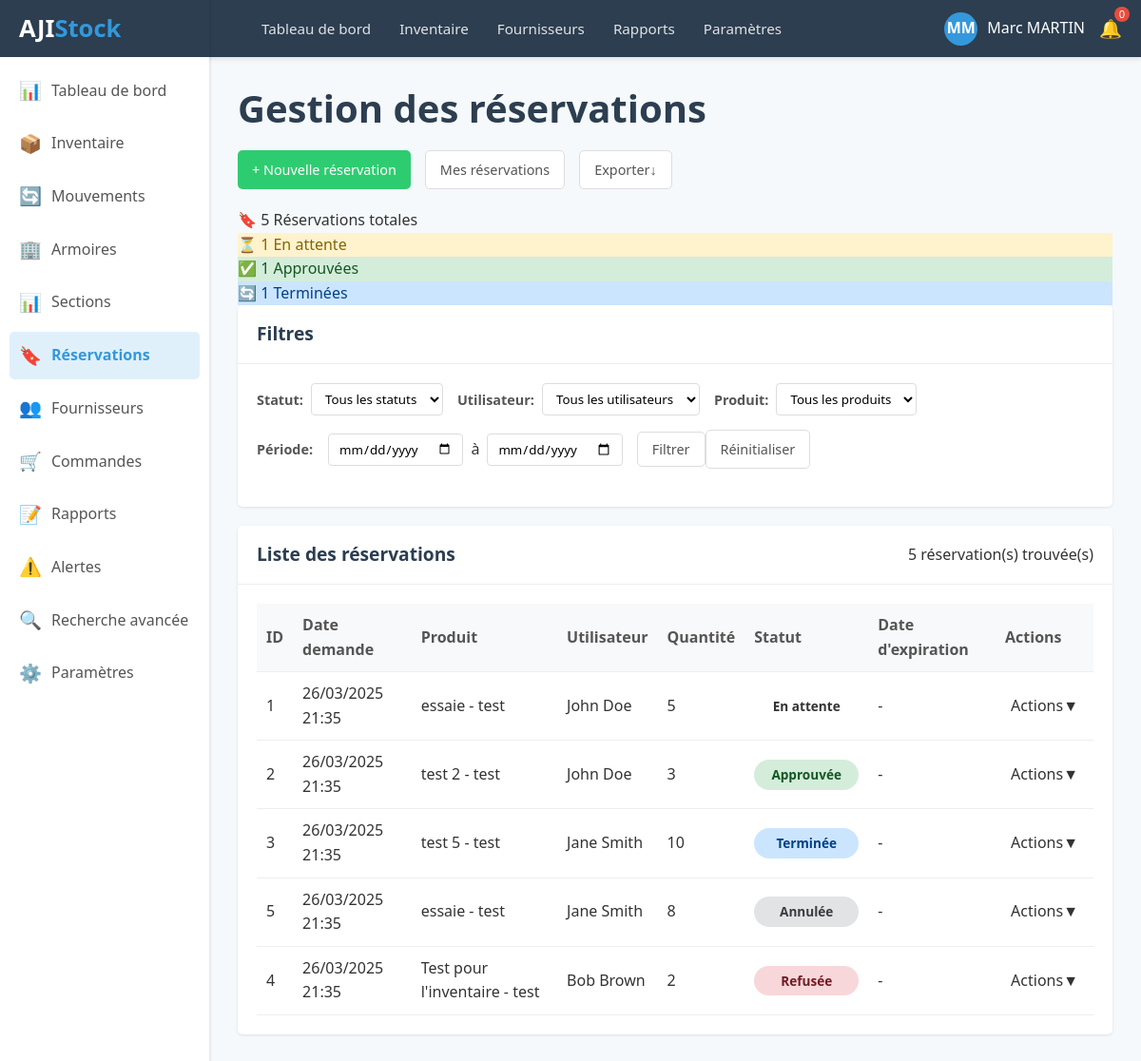
Screenshot of /templates/reservations/reservations.php with the database file from the repository.
### tables this page shows
CREATE TABLE IF NOT EXISTS `reservations` (
  `id_reservation` int(11) NOT NULL AUTO_INCREMENT,
  `id_produit` int(11) NOT NULL,
  `id_utilisateur` int(11) NOT NULL,
  `quantite` int(11) NOT NULL,
  `date_demande` datetime DEFAULT current_timestamp(),
  `date_expiration` date DEFAULT NULL,
  `statut` enum('en_attente','approuvee','refusee','annulee','terminee') NOT NULL DEFAULT 'en_attente',
  `commentaire` text DEFAULT NULL,
  `date_modification` datetime DEFAULT current_timestamp() ON UPDATE current_timestamp(),
  `motif` text DEFAULT NULL,
  PRIMARY KEY (`id_reservation`),
  KEY `id_produit` (`id_produit`),
  KEY `id_utilisateur` (`id_utilisateur`)
);

CREATE TABLE IF NOT EXISTS `produits` (
  `id_produit` int(11) NOT NULL AUTO_INCREMENT,
  `reference` varchar(50) NOT NULL,
  `nom_produit` varchar(100) NOT NULL,
  `id_categorie` int(11) DEFAULT NULL,
  `description` text DEFAULT NULL,
  `fournisseur` varchar(100) DEFAULT NULL,
  `prix_unitaire` decimal(10,2) DEFAULT NULL,
  `seuil_alerte` int(11) DEFAULT 10,
  `date_creation` datetime DEFAULT current_timestamp(),
  `date_modification` datetime DEFAULT current_timestamp() ON UPDATE current_timestamp(),
  PRIMARY KEY (`id_produit`),
  UNIQUE KEY `reference` (`reference`),
  KEY `id_categorie` (`id_categorie`)
);

### src/api/reservations-functions.php (called while the page is built, shortened)
<?php
function getReservations($link, $filtres = [], $page = 1, $par_page = 10) {
    $offset = ($page - 1) * $par_page;
    $params = [];
    $types = "";
    $where_clause = "";
    $query = "
        SELECT r.*,
               p.reference, p.nom_produit,
               CONCAT(u.prenom, ' ', u.nom) AS nom_complet
        FROM reservations r
        JOIN produits p ON r.id_produit = p.id_produit
        JOIN utilisateurs u ON r.id_utilisateur = u.id_utilisateur
        $where_clause
        ORDER BY r.date_demande DESC
        LIMIT ?, ?
    ";
    $params[] = $offset;
    $params[] = $par_page;
    $types .= "ii";
    $stmt = $link->prepare($query);
    if (!empty($params)) {
        $stmt->bind_param($types, ...$params);
    }
    $stmt->execute();
    $result = $stmt->get_result();
    $reservations = [];
    while ($row = $result->fetch_assoc()) {
        $reservations[] = $row;
    }
    return $reservations;
}
function countReservations($link, $filtres = []) {
    $conditions = [];
    $params = [];
    $types = "";
    if (!empty($filtres['statut'])) {
        $conditions[] = "statut = ?";
        $params[] = $filtres['statut'];
        $types .= "s";
    }
    $where_clause = "";
    if (!empty($conditions)) {
        $where_clause = "WHERE " . implode(" AND ", $conditions);
    }
    $query = "SELECT COUNT(*) as total FROM reservations $where_clause";
    $stmt = $link->prepare($query);
    if (!empty($params)) {
        $stmt->bind_param($types, ...$params);
    }
    $stmt->execute();
    $result = $stmt->get_result();
    $row = $result->fetch_assoc();
    return $row['total'];
}

### templates/reservations/reservations.php (the view, shortened to what this page needs)
<?php
require_once COMPONENTS_PATH . '/db_connect.php';
require_once API_PATH . '/reservations-functions.php';
$statut = isset($_GET['statut']) ? $_GET['statut'] : '';
$id_utilisateur = isset($_GET['utilisateur']) ? intval($_GET['utilisateur']) : 0;
$id_produit = isset($_GET['produit']) ? intval($_GET['produit']) : 0;
$date_debut = isset($_GET['date_debut']) ? $_GET['date_debut'] : '';
$date_fin = isset($_GET['date_fin']) ? $_GET['date_fin'] : '';
$page = isset($_GET['page']) ? intval($_GET['page']) : 1;
$par_page = 10;
$filtres = [
    'statut' => $statut,
    'id_utilisateur' => $id_utilisateur,
    'id_produit' => $id_produit,
    'date_debut' => $date_debut,
    'date_fin' => $date_fin
];
$total_reservations = countReservations($link_stockage, $filtres);
$reservations = getReservations($link_stockage, $filtres, $page, $par_page);
?>
<!DOCTYPE html>
<html lang="fr">
<head>
    <link rel="stylesheet" href="<?= HOME_BASE_URL ?>/css/index.css">
</head>
<body>
<?php include COMPONENTS_PATH. '/sidebar.php'; ?>
<?php include COMPONENTS_PATH .'/header.php'; ?>
    <div class="main-content">
        <div class="title-container">
            <h1>Gestion des réservations</h1>
        </div>
        <div class="actions-container">
            <a href="./new-reservation.php" class="btn btn-success">+ Nouvelle réservation</a>
            <a href="mes-reservations.php" class="btn btn-outline">Mes réservations</a>
            <a href="export_reservations.php" class="btn btn-outline">Exporter <span class="icon">↓</span></a>
        </div>
        <div class="inventory-badges">
            <?php
                $en_attente = countReservations($link_stockage, ['statut' => 'en_attente']);
                $approuvees = countReservations($link_stockage, ['statut' => 'approuvee']);
                $terminees = countReservations($link_stockage, ['statut' => 'terminee']);
            ?>
            <div class="inventory-badge">
                <span class="icon">🔖</span>
                <span class="number"><?php echo $total_reservations; ?></span>
                <span>Réservations totales</span>
            </div>
            <div class="inventory-badge status-en-attente">
                <span class="icon">⏳</span>
                <span class="number"><?php echo $en_attente; ?></span>
                <span>En attente</span>
            </div>
            <div class="inventory-badge status-approuvee">
                <span class="icon">✅</span>
                <span class="number"><?php echo $approuvees; ?></span>
                <span>Approuvées</span>
            </div>
            <div class="inventory-badge status-terminee">
                <span class="icon">🔄</span>
                <span class="number"><?php echo $terminees; ?></span>
                <span>Terminées</span>
            </div>
        </div>
        <div class="content-section">
            <div class="section-header">
                <h2>Filtres</h2>
            </div>
            <div class="section-body">
                <form action="reservations.php" method="get" id="filtersForm">
                    <div class="filters-container">
                        <div class="filter-group">
                            <label for="statut" class="filter-label">Statut:</label>
                            <select name="statut" id="statut" class="filter-select">
                                <option value="">Tous les statuts</option>
                            </select>
                        </div>
                        <div class="filter-group">
                            <label for="utilisateur" class="filter-label">Utilisateur:</label>
                            <select name="utilisateur" id="utilisateur" class="filter-select">
                                <option value="0">Tous les utilisateurs</option>
                            </select>
                        </div>
                        <div class="filter-group">
                            <label for="produit" class="filter-label">Produit:</label>
                            <select name="produit" id="produit" class="filter-select">
                                <option value="0">Tous les produits</option>
                            </select>
                        </div>
                        <div class="filter-group date-filter">
                            <label for="date_debut" class="filter-label">Période:</label>
                            <input type="date" id="date_debut" name="date_debut" class="filter-select" value="<?php echo $date_debut; ?>">
                            <span>à</span>
                            <input type="date" id="date_fin" name="date_fin" class="filter-select" value="<?php echo $date_fin; ?>">
                        </div>
                        <div class="filter-group">
                            <button type="submit" class="btn btn-outline">Filtrer</button>
                            <a href="reservations.php" class="btn btn-outline">Réinitialiser</a>
                        </div>
                    </div>
                </form>
            </div>
        </div>
        <div class="content-section">
            <div class="section-header">
                <h2>Liste des réservations</h2>
                <div>
                    <span><?php echo $total_reservations; ?> réservation(s) trouvée(s)</span>
                </div>
            </div>
            <div class="section-body">
                <?php if (empty($reservations)): ?>
                    <div class="empty-state">
                        <p>Aucune réservation ne correspond aux critères de recherche.</p>
                    </div>
                <?php else: ?>
                    <table class="data-table">
                        <thead>
                            <tr>
                                <th>ID</th>
                                <th>Date demande</th>
                                <th>Produit</th>
                                <th>Utilisateur</th>
                                <th>Quantité</th>
                                <th>Statut</th>
                                <th>Date d'expiration</th>
                                <th>Actions</th>
                            </tr>
                        </thead>
                        <tbody>
                            <?php foreach ($reservations as $reservation): ?>
                                <tr>
                                    <td><?php echo $reservation['id_reservation']; ?></td>
                                    <td><?php echo date('d/m/Y H:i', strtotime($reservation['date_demande'])); ?></td>
                                    <td><?php echo htmlspecialchars($reservation['reference'] . ' - ' . $reservation['nom_produit']); ?></td>
                                    <td><?php echo htmlspecialchars($reservation['nom_complet']); ?></td>
                                    <td><?php echo $reservation['quantite']; ?></td>
                                    <td>
                                        <span class="reservation-status status-<?php echo $reservation['statut']; ?>">
                                            <?php
                                                switch ($reservation['statut']) {
                                                    case 'en_attente': echo 'En attente'; break;
                                                    case 'approuvee': echo 'Approuvée'; break;
                                                    case 'refusee': echo 'Refusée'; break;
                                                    case 'annulee': echo 'Annulée'; break;
                                                    case 'terminee': echo 'Terminée'; break;
                                                }
                                            ?>
                                        </span>
                                    </td>
                                    <td>
                                        <?php echo !empty($reservation['date_expiration']) ? date('d/m/Y', strtotime($reservation['date_expiration'])) : '-'; ?>
                                    </td>
                                    <td>
                                        <div class="actions-dropdown">
                                            <span class="dropdown-trigger">
                                                Actions <span class="icon">▼</span>
                                            </span>
                                        </div>
                                    </td>
                                </tr>
                            <?php endforeach; ?>
                        </tbody>
                    </table>
                <?php endif; ?>
            </div>
        </div>
    </div>
</body>
</html>

### css/index.css (style rules this page uses)
:root { --primary-color: #2c3e50; --secondary-color: #3498db; --accent-color: #e67e22; --success-color: #2ecc71; --danger-color: #e74c3c; --warning-color: #f39c12; --info-color: #3498db; --light-color: #ecf0f1; --dark-color: #2c3e50; --sidebar-width: 220px; --header-height: 60px; --bg-color: #f5f9fc; }
* { margin: 0; padding: 0; box-sizing: border-box; font-family: 'Segoe UI', Tahoma, Geneva, Verdana, sans-serif; }
body { background-color: var(--bg-color); color: #333; line-height: 1.6; overflow-x: hidden; }
.main-content { margin-left: var(--sidebar-width); margin-top: var(--header-height); padding: 30px; min-height: calc(100vh - var(--header-height)); }
.title-container { margin-bottom: 20px; }
.title-container h1 { font-size: 2.5rem; color: var(--dark-color); font-weight: 700; line-height: 1.2; }
.actions-container { display: flex; justify-content: flex-start; margin: 20px 0; gap: 15px; }
.btn { padding: 8px 15px; border-radius: 5px; border: none; font-size: 0.9rem; cursor: pointer; text-decoration: none; display: inline-flex; align-items: center; justify-content: center; transition: all 0.2s; }
.btn-outline { background-color: white; border: 1px solid #ddd; color: #555; }
.btn-success { background-color: var(--success-color); color: white; }
.content-section { background-color: white; border-radius: 5px; box-shadow: 0 1px 3px rgba(0,0,0,0.1); margin-bottom: 20px; overflow: hidden; }
.section-header { padding: 15px 20px; border-bottom: 1px solid #eee; display: flex; justify-content: space-between; align-items: center; }
.section-header h2 { font-size: 1.2rem; color: var(--dark-color); font-weight: 600; }
.section-body { padding: 20px; }
.data-table { width: 100%; border-collapse: collapse; }
.data-table th { background-color: #f8f9fa; padding: 10px; text-align: left; font-weight: 600; color: #555; border-bottom: 1px solid #eee; }
.data-table td { padding: 10px; border-bottom: 1px solid #eee; }

### templates/reservations/reservations.php (style rules this page uses)
.reservation-status { display: inline-block; padding: 5px 10px; border-radius: 20px; font-size: 0.85rem; font-weight: 600; text-align: center; min-width: 110px; }
.status-en-attente { background-color: #fff3cd; color: #856404; }
.status-approuvee { background-color: #d4edda; color: #155724; }
.status-refusee { background-color: #f8d7da; color: #721c24; }
.status-annulee { background-color: #e2e3e5; color: #383d41; }
.status-terminee { background-color: #cce5ff; color: #004085; }
.filters-container { display: flex; flex-wrap: wrap; gap: 15px; margin-bottom: 20px; }
.filter-group { display: flex; align-items: center; }
.filter-label { margin-right: 8px; font-weight: 600; font-size: 0.9rem; color: #555; }
.filter-select { padding: 6px 10px; border: 1px solid #ddd; border-radius: 4px; background-color: white; }
.date-filter { display: flex; align-items: center; gap: 8px; }
.actions-dropdown { position: relative; display: inline-block; }
.dropdown-trigger { cursor: pointer; padding: 6px; border-radius: 4px; display: flex; align-items: center; }

### rows the page displays
reservations: id_reservation "1", date_demande "26/03/2025 21:35", id_produit.nom_produit "essaie - test", nom_complet "John Doe", quantite "5", statut "En attente"
reservations: id_reservation "2", date_demande "26/03/2025 21:35", id_produit.nom_produit "test 2 - test", nom_complet "John Doe", quantite "3", statut "Approuvée"
reservations: id_reservation "3", date_demande "26/03/2025 21:35", id_produit.nom_produit "test 5 - test", nom_complet "Jane Smith", quantite "10", statut "Terminée"
reservations: id_reservation "5", date_demande "26/03/2025 21:35", id_produit.nom_produit "essaie - test", nom_complet "Jane Smith", quantite "8", statut "Annulée"
reservations: id_reservation "4", date_demande "26/03/2025 21:35", id_produit.nom_produit "Test pour l'inventaire - test", nom_complet "Bob Brown", quantite "2", statut "Refusée"

### other values shown
count($alertes) "0"
$total_reservations "5"
$en_attente "1"
$approuvees "1"
$terminees "1"
